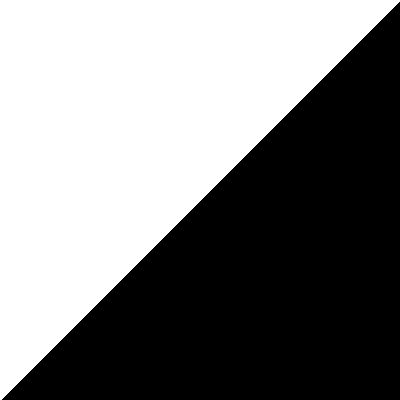

Reproduce this figure in Python.

import numpy as np
from PIL import Image

# Step 1: Create a column vector of values 0 to 399
# reshape(400, 1) turns the 1D array into a 2D column vector
x = np.arange(400).reshape(400, 1)

# Step 2: Create the distance matrix using transpose
# x has shape (400, 1), x.T has shape (1, 400)
# NumPy broadcasts to create a (400, 400) matrix where element [i,j] = i + j
distance_matrix = x + x.T

# Step 3: Apply conditional masking to create triangle
# Points where i + j <= 400 form a triangle in the upper-left corner
# This creates a diagonal boundary line from (0, 400) to (400, 0)
threshold = 400
triangle_mask = distance_matrix <= threshold

# Step 4: Create the image
# Convert boolean mask to uint8 (True->255, False->0)
canvas = np.zeros((400, 400), dtype=np.uint8)
canvas[triangle_mask] = 255

# Save result
Image.fromarray(canvas).save('triangle_matrix.png')


